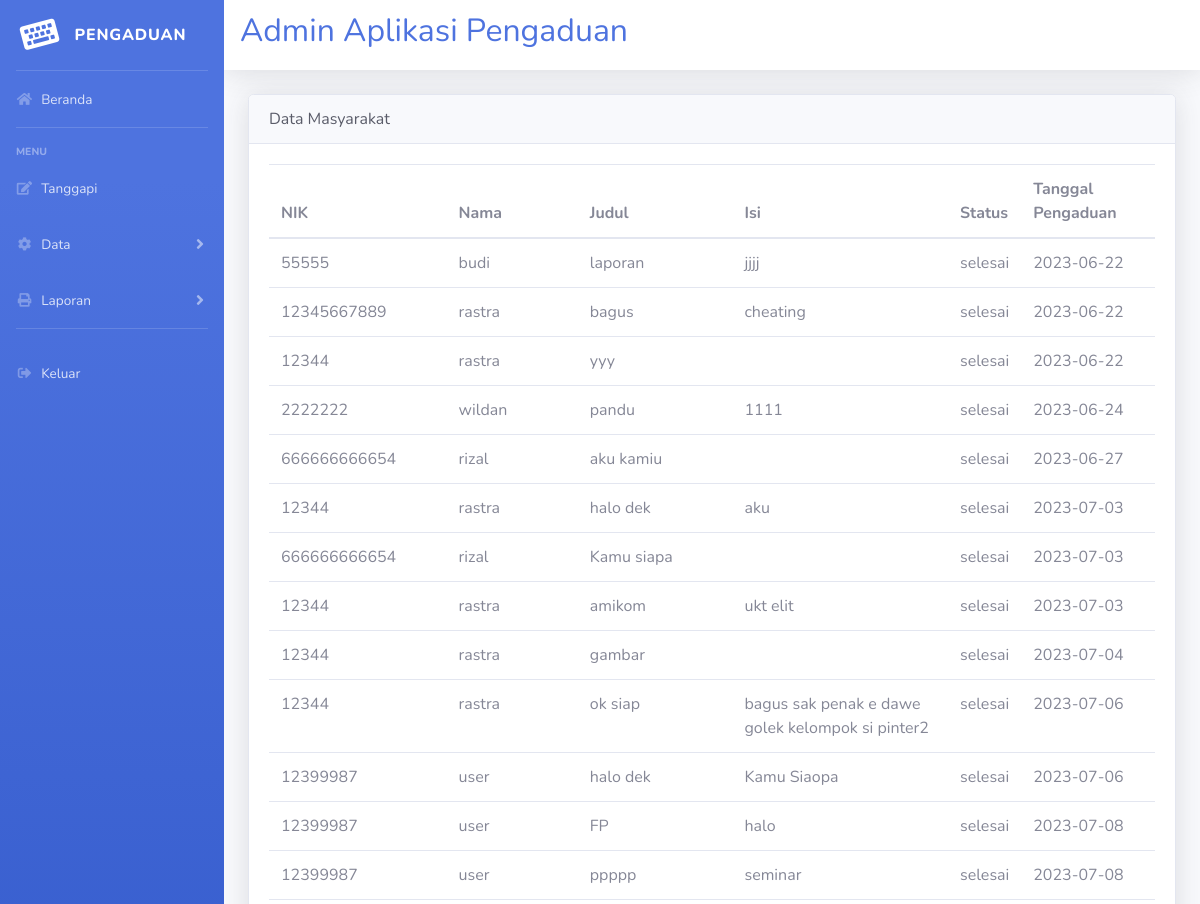
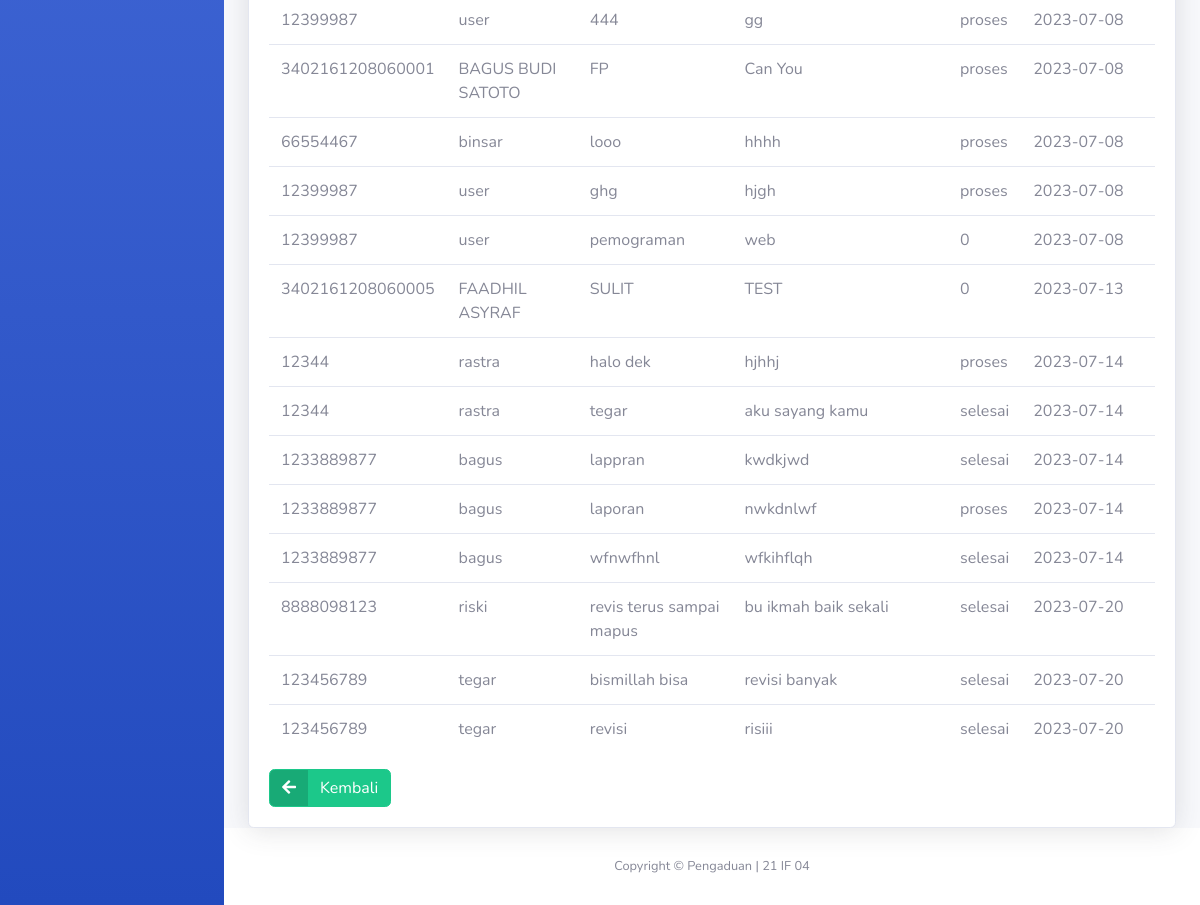
The app's page /admin/admin.php?url=data_pengaduan (signed in) with its own data (2 pictures, top to bottom).
### tables this page shows
CREATE TABLE `pengaduan` (
  `id_pengaduan` int(11) NOT NULL,
  `tgl_pengaduan` date NOT NULL,
  `nama` char(50) NOT NULL,
  `nik` char(50) NOT NULL,
  `judul_laporan` text NOT NULL,
  `isi_laporan` text NOT NULL,
  `foto` varchar(50) NOT NULL,
  `status` enum('0','proses','selesai','') NOT NULL
);

### admin/lihat_pengaduan.php (the view, shortened to what this page needs)
<!DOCTYPE html>
<html lang="en">
    <head>
        <link href="../vendor/fontawesome-free/css/all.min.css" rel="stylesheet" type="text/css">
        <link href="../css/sb-admin-2.min.css" rel="stylesheet">
    </head>
    <body id="page-top">
    <div class="card shadow">
        <div class="card-header text-dark">
            Data Masyarakat
        </div>
        <div class="card-body">
            <table class="table table-hover">
                <thead>
                    <tr>
                        <th>NIK</th>
                        <th>Nama</th>
                        <th>Judul</th>
                        <th>Isi</th>
                        <th>Status</th>
                        <th>Tanggal Pengaduan</th>
                    </tr>
                </thead>
                <tbody>
                    <?php
                    include "../koneksi.php";
                    $query = mysqli_query($conn, "SELECT * FROM pengaduan");
                    while ($d = mysqli_fetch_array($query)) {
                        ?>
                        <tr>
                            <td><?php echo $d['nik']; ?></td>
                            <td><?php echo $d['nama']; ?></td>
                            <td><?php echo $d['judul_laporan']; ?></td>
                            <td><?php echo $d['isi_laporan']; ?></td>
                            <td><?php echo $d['status']; ?></td>
                            <td><?php echo $d['tgl_pengaduan']; ?></td>
                        </tr>
                    <?php } ?>
                </tbody>
            </table>
            <a href="admin.php" class="btn btn-success btn-icon-split">
                <span class="icon">
                    <i class="fas fa-arrow-left"></i>
                </span>
                <span class="text">Kembali</span>
            </a>
        </div>
</div>
    </body>
</html>

### records on screen
pengaduan: nik "55555", nama "budi", judul_laporan "laporan", isi_laporan "jjjj", status "selesai", tgl_pengaduan "2023-06-22"
pengaduan: nik "12345667889", nama "rastra", judul_laporan "bagus", isi_laporan "cheating", status "selesai", tgl_pengaduan "2023-06-22"
pengaduan: nik "12344", nama "rastra", judul_laporan "yyy", status "selesai", tgl_pengaduan "2023-06-22"
pengaduan: nik "2222222", nama "wildan", judul_laporan "pandu", isi_laporan "1111", status "selesai", tgl_pengaduan "2023-06-24"
pengaduan: nik "666666666654", nama "rizal", judul_laporan "aku kamiu", status "selesai", tgl_pengaduan "2023-06-27"
pengaduan: nik "12344", nama "rastra", judul_laporan "halo dek", isi_laporan "aku", status "selesai", tgl_pengaduan "2023-07-03"
pengaduan: nik "666666666654", nama "rizal", judul_laporan "Kamu siapa", status "selesai", tgl_pengaduan "2023-07-03"
pengaduan: nik "12344", nama "rastra", judul_laporan "amikom", isi_laporan "ukt elit", status "selesai", tgl_pengaduan "2023-07-03"
pengaduan: nik "12344", nama "rastra", judul_laporan "gambar", status "selesai", tgl_pengaduan "2023-07-04"
pengaduan: nik "12344", nama "rastra", judul_laporan "ok siap", isi_laporan "bagus sak penak e dawe golek kelompok si pinter2", status "selesai", tgl_pengaduan "2023-07-06"
pengaduan: nik "12399987", nama "user", judul_laporan "halo dek", isi_laporan "Kamu Siaopa", status "selesai", tgl_pengaduan "2023-07-06"
pengaduan: nik "12399987", nama "user", judul_laporan "FP", isi_laporan "halo", status "selesai", tgl_pengaduan "2023-07-08"
pengaduan: nik "12399987", nama "user", judul_laporan "ppppp", isi_laporan "seminar", status "selesai", tgl_pengaduan "2023-07-08"
pengaduan: nik "12399987", nama "user", judul_laporan "444", isi_laporan "gg", status "proses", tgl_pengaduan "2023-07-08"
pengaduan: nik "3402161208060001", nama "BAGUS BUDI SATOTO", judul_laporan "FP", isi_laporan "Can You", status "proses", tgl_pengaduan "2023-07-08"
pengaduan: nik "66554467", nama "binsar", judul_laporan "looo", isi_laporan "hhhh", status "proses", tgl_pengaduan "2023-07-08"
pengaduan: nik "12399987", nama "user", judul_laporan "ghg", isi_laporan "hjgh", status "proses", tgl_pengaduan "2023-07-08"
pengaduan: nik "12399987", nama "user", judul_laporan "pemograman", isi_laporan "web", status "0", tgl_pengaduan "2023-07-08"
pengaduan: nik "3402161208060005", nama "FAADHIL ASYRAF", judul_laporan "SULIT", isi_laporan "TEST", status "0", tgl_pengaduan "2023-07-13"
pengaduan: nik "12344", nama "rastra", judul_laporan "halo dek", isi_laporan "hjhhj", status "proses", tgl_pengaduan "2023-07-14"
pengaduan: nik "12344", nama "rastra", judul_laporan "tegar", isi_laporan "aku sayang kamu", status "selesai", tgl_pengaduan "2023-07-14"
pengaduan: nik "1233889877", nama "bagus", judul_laporan "lappran", isi_laporan "kwdkjwd", status "selesai", tgl_pengaduan "2023-07-14"
pengaduan: nik "1233889877", nama "bagus", judul_laporan "laporan", isi_laporan "nwkdnlwf", status "proses", tgl_pengaduan "2023-07-14"
pengaduan: nik "1233889877", nama "bagus", judul_laporan "wfnwfhnl", isi_laporan "wfkihflqh", status "selesai", tgl_pengaduan "2023-07-14"
pengaduan: nik "8888098123", nama "riski", judul_laporan "revis terus sampai mapus", isi_laporan "bu ikmah baik sekali", status "selesai", tgl_pengaduan "2023-07-20"
pengaduan: nik "123456789", nama "tegar", judul_laporan "bismillah bisa", isi_laporan "revisi banyak", status "selesai", tgl_pengaduan "2023-07-20"
pengaduan: nik "123456789", nama "tegar", judul_laporan "revisi", isi_laporan "risiii", status "selesai", tgl_pengaduan "2023-07-20"
